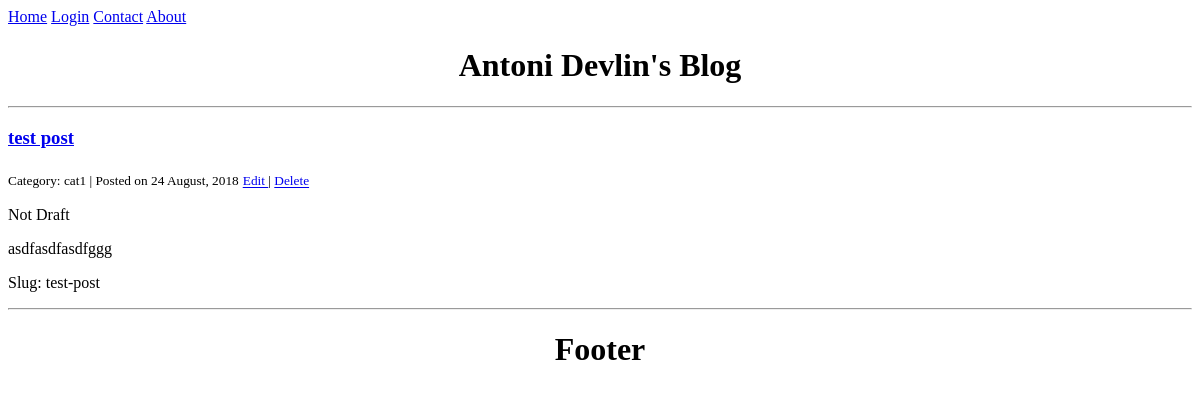
The page /index on the database as committed earlier.
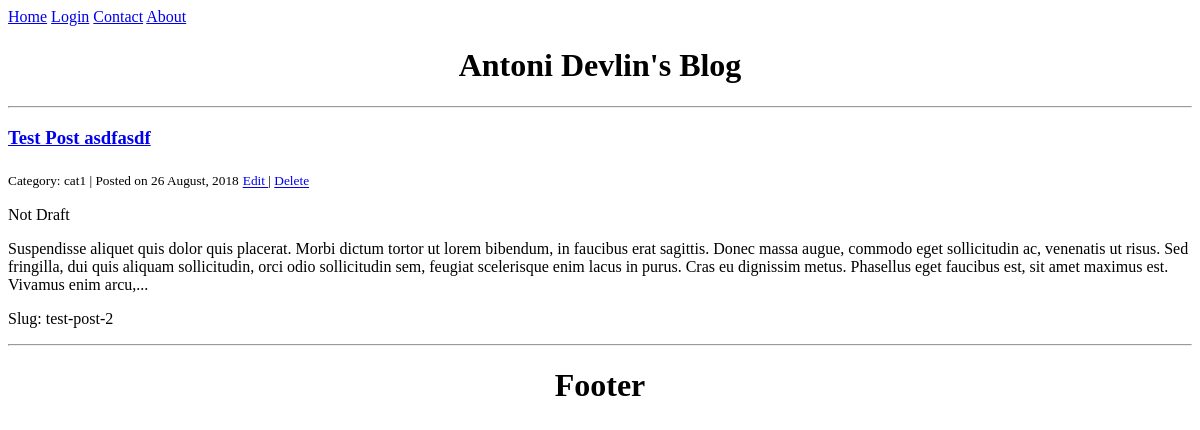
The same page on the database as committed later.
### app.py (models this page shows, shortened)
class Post(db.Model):
    __tablename__ = 'posts'
    id = db.Column(db.Integer(), primary_key=True)
    date_posted = db.Column(db.DateTime(), index = True, default = datetime.utcnow)
    title = db.Column(db.String(80), unique=True, nullable=False)
    slug = db.Column(db.String(80), unique=True, default = id, nullable=False)
    category = db.Column(db.String(80))
    draft = db.Column(db.Boolean(), default = True)
    body = db.Column(db.Text())

### app.py (the view)
@app.route('/')
@app.route('/index')
def index():
    title = 'Antoni Devlin | Blog'
    posts = Post.query.all()
    return render_template('index.html', posts=posts, title=title)

### templates/index.html
{% extends "base.html" %}
{% block content %}
<h1 style=" text-align:center "> Antoni Devlin's Blog</h1>
<hr>
{% for post in posts %}
    <h3>  <a href="{{ url_for('byslug', slug=post.slug)}}">{{post.title}}</a>  </h3>
    <sub>Category: {{post.category}} | Posted on {{post.date_posted.strftime('%d %B, %Y')}}</sub>
    <sub> <a href="{{url_for('edit_post', slug=post.slug)}}"> Edit </a> | <a href="{{url_for('delete_post', slug=post.slug)}}"> Delete</a> </sub>
    {% if post.draft %}
        <p>Draft</p>
    {% else %}
        <p> Not Draft </p>
    {% endif %}
    <p> {{post.body | truncate(400) | safe}} </p>
<p> Slug: {{post.slug}} </p>
    <hr>
{% endfor %}
{% endblock content %}

### templates/base.html (shortened to what this page needs)
<!DOCTYPE html>
<html lang="en" dir="ltr">
    <head>
    </head>
    <body>
        <div class="navigation">
            {% if current_user.is_anonymous %}
            <a href="{{url_for('index')}}">Home</a>
            <a href="{{url_for('login')}}">Login</a>
            <a href="{{url_for('contact')}}">Contact</a>
            <a href="{{url_for('about')}}">About</a>
            {% else %}
            <a href="{{url_for('index')}}">Home</a>
            <a href="{{url_for('logout')}}">Logout</a>
            <a href="{{url_for('add_post')}}">New Post</a>
            <a href="{{url_for('contact')}}">Contact</a>
            <a href="{{url_for('about')}}">About</a>
            {% endif %}
        </div>
        {% block content %}
        {% endblock content %}
    </body>
    <footer>
        <h1 style="text-align: center"> Footer </h1>
    </footer>
</html>

Rows that differ between the two databases and show on the page:
removed Post: title "test post", category "cat1", date_posted "24 August, 2018", draft "Not Draft", body "asdfasdfasdfggg", slug "test-post"
added Post: title "Test Post asdfasdf", category "cat1", date_posted "26 August, 2018", draft "Not Draft", body "Suspendisse aliquet quis dolor quis placerat. Morbi dictum tortor ut lorem bibendum, in faucibus erat sagittis. Donec massa augue, commodo eget sollicitudin ac, venenatis ut risus. Sed fringilla, dui quis aliquam sollicitudin, orci odio sollicitudin sem, feugiat scelerisque enim lacus in purus. Cras eu dignissim metus. Phasellus eget faucibus est, sit amet maximus est. Vivamus enim arcu,...", slug "test-post-2"
